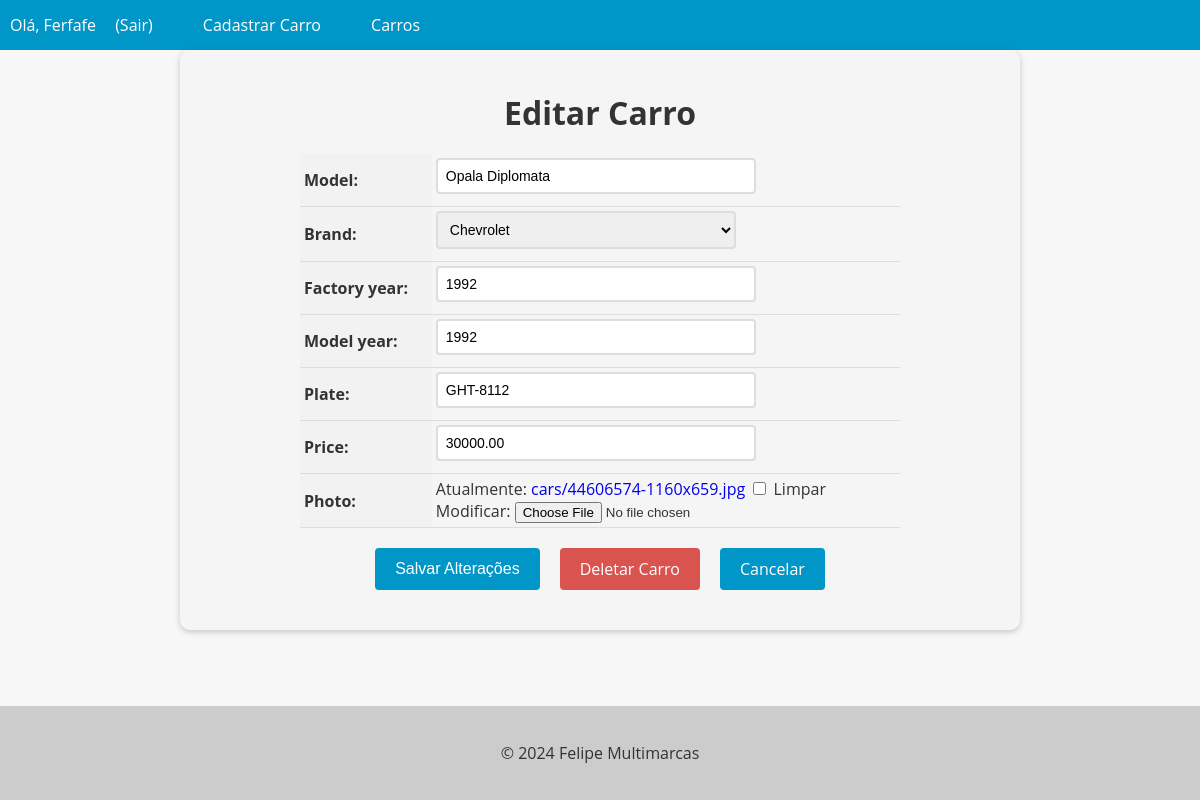
Page /car/4/update/ (signed in) on the earlier database version.
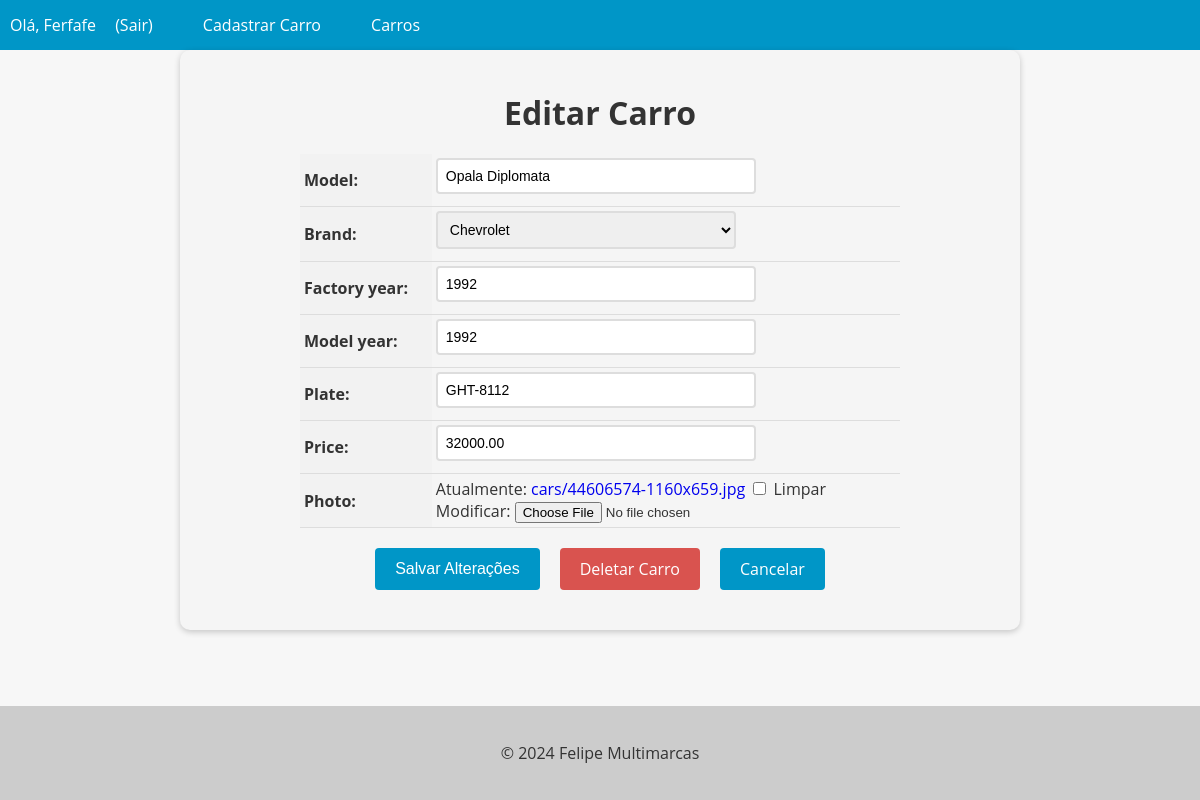
Same page on the later database version.
### cars/models.py (models this page shows, shortened)
class Car(models.Model):
    id = models.AutoField(primary_key=True)
    model = models.CharField(max_length=200)
    brand = models.ForeignKey(Brand, on_delete=models.PROTECT, related_name='car_brand')
    factory_year = models.IntegerField(blank=True, null=True)
    model_year = models.IntegerField(blank=True, null=True)
    plate = models.CharField(max_length=10)
    price = models.DecimalField(max_digits=10, decimal_places=2, blank=True, null=True)
    photo = models.ImageField(upload_to='cars/', blank=True, null=True)

### cars/views.py (the view, shortened to what this page needs)
# urls.py: path('car/<int:pk>/update/', CarUpdateView.as_view(), name='car_update'),
@method_decorator(login_required(login_url='login'), name='dispatch')
class CarUpdateView(UpdateView):
    model = Car
    form_class = CarModelForm
    template_name = 'car_update.html'

### cars/forms.py
class CarModelForm(forms.ModelForm):
    class Meta:
        model = Car
        fields = '__all__'

### cars/models.py (called while the page is built)
    def __str__(self):
        return self.name

### cars/templates/car_update.html (shortened to what this page needs)
{% extends "base.html" %}
{% block content %}
  <form method="post" enctype="multipart/form-data">
    <h1>Editar Carro</h1>
    <table>
      {{ form.as_table }}
    </table>
    <div>
      <div class="buttons-container">
        <input type="submit" value="Salvar Alterações" class="btn btn-primary">
        <a href="{% url 'car_delete' pk=object.pk %}" class="btn btn-danger">Deletar Carro</a>
        <a href="{% url 'cars_list' %}" class="btn btn-secondary">Cancelar</a>
      </div>
    </div>
  </form>
{% endblock %}

Differences in the rows shown:
changed Car "Opala Diplomata": price "30000.00" → "32000.00"
